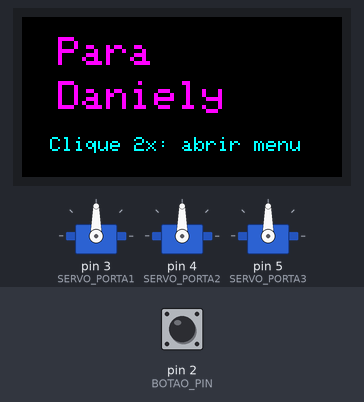
A sketch run on a simulated Arduino Uno, built with avr-gcc and run on an emulated ATmega328P. Parts: 3 × servo, 160×80 colour display. The inputs (shaded band) are chosen by the test bench; at power-on: pin 2 (BOTAO_PIN) HIGH.

Above: at 2.0 s.
2.1 s: pin 2 (BOTAO_PIN) pulsed LOW 5 times (0.12 s each, 0.3 s apart)
At 4.3 s:
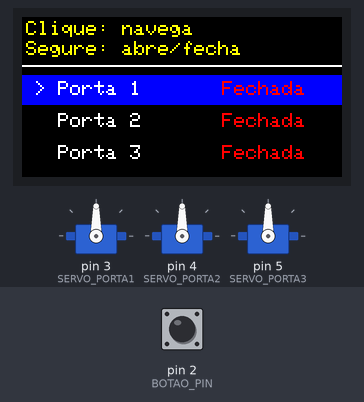
5.1 s: pin 2 (BOTAO_PIN) pulled LOW for 1 s
At 6.1 s:
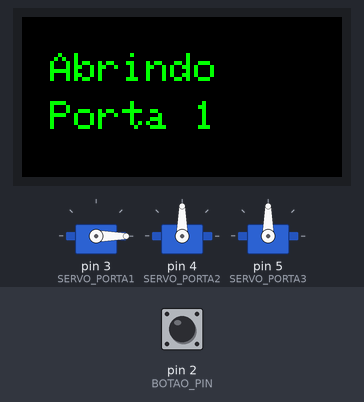
9.1 s: pin 2 (BOTAO_PIN) pulled LOW for 0.15 s
At 10.2 s:
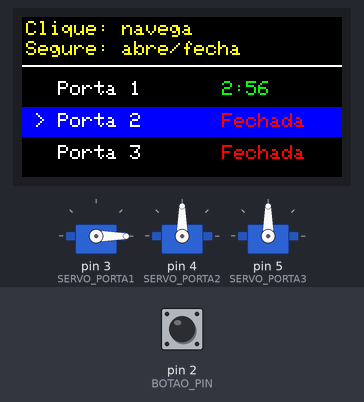
12.2 s: pin 2 (BOTAO_PIN) pulled LOW for 0.15 s
At 13.7 s:
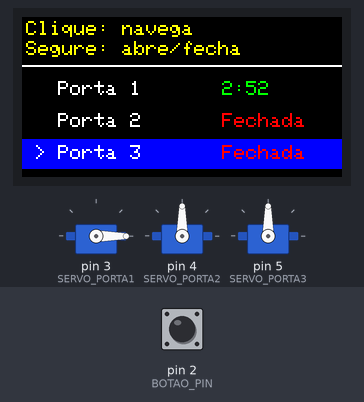
15.3 s: pin 2 (BOTAO_PIN) pulled LOW for 3.2 s
At 17.4 s:
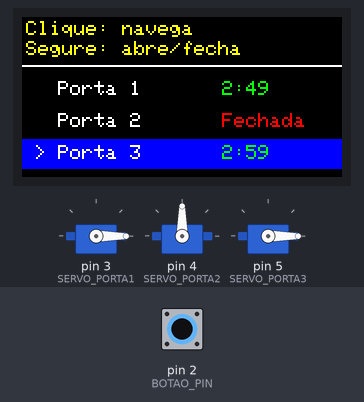
21.1 s: pin 2 (BOTAO_PIN) pulled LOW for 1 s
At 22.2 s:
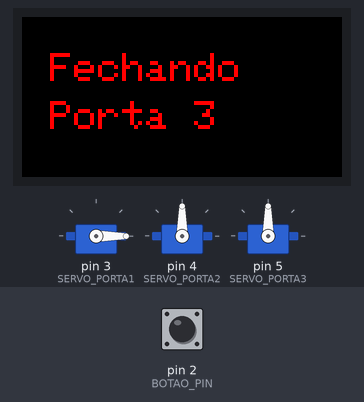
Timing chart, 0 to 24.1 s (numbered marks = the images above; inputs shaded):
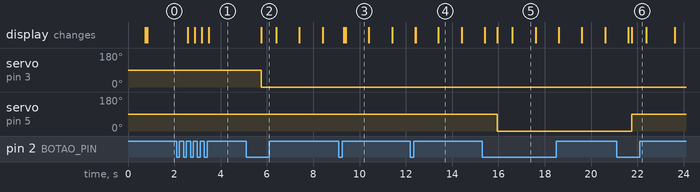

The sketch:

painel_portas_sem_rfid.ino
```cpp
/*
  ============================================================
  Painel de Controle de Portas - VERSÃO PROVISÓRIA SEM RFID
  ============================================================
  Igual ao projeto completo, mas sem o leitor RFID: o menu
  aparece direto na tela assim que o Arduino liga, sem precisar
  aproximar nenhuma tag. Útil para testar display, servos e
  botão isoladamente antes de juntar o RC522.

  - Display colorido 0.96" 160x80 (controlador ST7735S, SPI)
  - 3 Motores Servo SG90 (POSICIONAL) -> cada um abre/fecha uma porta
    girando apenas entre 0 graus (fechada) e 90 graus (aberta).
  - 1 Botão único (INPUT_PULLUP, outro lado no GND):
      * Tela inicial -> 2 cliques RÁPIDOS (até 400ms entre eles) abrem
        o painel de opções
      * Painel de opções aberto:
          - Clique CURTO -> navega para a próxima opção (cíclico)
          - Clique LONGO (segurar) -> abre a porta selecionada se
            estiver fechada, ou fecha se já estiver aberta
      * Se ninguém fechar manualmente, a porta fecha sozinha depois
        de 3 minutos. Enquanto está aberta, o menu mostra a
        contagem regressiva (mm:ss) no lugar de "Fechada", e o painel
        não volta pra tela inicial sozinho.
      * Sem porta aberta, o painel volta pra tela inicial depois de
        30s sem uso.

  BIBLIOTECAS NECESSÁRIAS (Gerenciador de Bibliotecas da IDE Arduino):
  - Adafruit GFX Library
  - Adafruit ST7735 and ST7789 Library
  - Servo (já vem instalada por padrão)
  (repare que a MFRC522 NÃO é necessária nesta versão)

  LIGAÇÕES (Arduino UNO R3):
  ------------------------------------------------------------
  Display 160x80 ST7735S (SPI):
    GND      -> GND
    VCC      -> 3.3V
    SCL/SCK  -> D13
    SDA/MOSI -> D11
    RES/RST  -> D6
    DC/A0    -> D7
    CS       -> D8
    BLK      -> 3.3V

  Botão único (um lado no pino, outro no GND, usa pull-up interno):
    Botão -> D2

  Servos SG90 (fio de sinal laranja/amarelo):
    Servo Porta 1 -> D3
    Servo Porta 2 -> D4
    Servo Porta 3 -> D5
    IMPORTANTE: alimente os servos com uma fonte externa de 5-6V
    (mínimo 2A). NÃO use o 5V do Arduino para os 3 servos.
    Una o GND da fonte externa ao GND do Arduino.
    Capacitor de 470-1000uF entre V+ e GND da fonte dos servos.
  ------------------------------------------------------------
*/

#include <SPI.h>
#include <Adafruit_GFX.h>
#include <Adafruit_ST7735.h>
#include <Servo.h>

// ---------- Configuração do Display ----------
#define TFT_CS   8
#define TFT_DC   7
#define TFT_RST  6

Adafruit_ST7735 tft = Adafruit_ST7735(TFT_CS, TFT_DC, TFT_RST);

const int TELA_LARGURA = 160;
const int TELA_ALTURA  = 80;

// ---------- Configuração do Botão ----------
#define BOTAO_PIN 2
const unsigned long TEMPO_CLIQUE_LONGO = 600;   // ms para considerar "segurar"
const unsigned long TEMPO_DEBOUNCE     = 40;    // ms de debounce
const unsigned long JANELA_DUPLO_CLIQUE = 400;  // ms máximo entre os 2 cliques

bool estadoBotaoAnterior = HIGH;
bool botaoPressionado = false;
bool cliqueLongoDisparado = false;
unsigned long momentoPressionado = 0;
unsigned long momentoUltimaMudanca = 0;
unsigned long momentoUltimoCliqueCurto = 0; // para detectar o 2º clique do duplo clique

// ---------- Estado do menu ----------
bool menuAtivo = false; // false = tela inicial, true = painel de opções visível
const unsigned long TIMEOUT_MENU = 30000; // volta pra tela inicial após 30s sem uso (só se nenhuma porta estiver aberta)
unsigned long tempoAtividadeMenu = 0;

// ---------- Configuração dos Servos ----------
#define SERVO_PORTA1 3
#define SERVO_PORTA2 4
#define SERVO_PORTA3 5

Servo servoPorta1;
Servo servoPorta2;
Servo servoPorta3;

// Servo posicional: gira SOMENTE entre esses dois ângulos, nunca mais
// que isso. 0 = porta fechada, 90 = porta aberta.
const int ANGULO_FECHADO = 90;
const int ANGULO_ABERTO  = 0;
const unsigned long TEMPO_LIMITE_ABERTA = 180000UL; // 3 minutos até fechar sozinha

int opcaoSelecionada = 0; // 0 = Porta 1, 1 = Porta 2, 2 = Porta 3
bool portaAberta[3] = {false, false, false};
unsigned long momentoAbertura[3] = {0, 0, 0};
unsigned long ultimaAtualizacaoMenu = 0;

void setup() {
  Serial.begin(9600);

  pinMode(BOTAO_PIN, INPUT_PULLUP);

  pinMode(TFT_CS, OUTPUT);
  digitalWrite(TFT_CS, HIGH);

  posicionarServosFechados();

  tft.initR(INITR_MINI160x80_PLUGIN); // troque para INITR_MINI160x80 se as cores saírem erradas
  tft.setRotation(1);                 // teste 0, 1, 2 ou 3 se a orientação estiver errada
  tft.invertDisplay(true);            // troque para false se as cores saírem no negativo
  tft.fillScreen(ST77XX_BLACK);

  resetarEstadoBotao();
  mostrarTelaInicial(); // tela de espera; dê 2 cliques rápidos para abrir o menu
}

void loop() {
  verificarTimeoutPortas();
  lerBotao();
  if (menuAtivo) {
    atualizarContagemNoMenu();
    verificarTimeoutMenu();
  }
}

// ---------------- Tela ----------------
void mostrarTelaInicial() {
  tft.fillScreen(ST77XX_BLACK);

  tft.setTextSize(2);
  tft.setTextColor(ST77XX_MAGENTA);
  tft.setCursor(18, 10);
  tft.print("Para");
  tft.setCursor(18, 32);
  tft.print("Daniely");

  tft.setTextSize(1);
  tft.setTextColor(ST77XX_CYAN);
  tft.setCursor(14, 60);
  tft.print("Clique 2x: abrir menu");
}

void mostrarMenu() {
  tft.fillScreen(ST77XX_BLACK);

  tft.setTextSize(1);
  tft.setTextColor(ST77XX_YELLOW);
  tft.setCursor(2, 2);
  tft.print("Clique: navega");
  tft.setCursor(2, 12);
  tft.print("Segure: abre/fecha");
  tft.drawFastHLine(0, 24, TELA_LARGURA, ST77XX_WHITE);

  const char* nomes[3] = {"Porta 1", "Porta 2", "Porta 3"};
  const int posY[3] = {32, 48, 64};

  for (int i = 0; i < 3; i++) {
    if (i == opcaoSelecionada) {
      tft.fillRect(0, posY[i] - 3, TELA_LARGURA, 15, ST77XX_BLUE);
      tft.setTextColor(ST77XX_WHITE);
    } else {
      tft.setTextColor(ST77XX_WHITE);
    }
    tft.setTextSize(1);
    tft.setCursor(6, posY[i]);
    tft.print(i == opcaoSelecionada ? "> " : "  ");
    tft.print(nomes[i]);

    tft.setTextColor(portaAberta[i] ? ST77XX_GREEN : ST77XX_RED);
    tft.setCursor(100, posY[i]);
    if (portaAberta[i]) {
      tft.print(formatarTempoRestante(i));
    } else {
      tft.print("Fechada");
    }
  }
}

String formatarTempoRestante(int indice) {
  unsigned long decorrido = millis() - momentoAbertura[indice];
  unsigned long restante = (decorrido < TEMPO_LIMITE_ABERTA) ? (TEMPO_LIMITE_ABERTA - decorrido) : 0;
  unsigned int segundosTotais = restante / 1000;
  unsigned int minutos = segundosTotais / 60;
  unsigned int segundos = segundosTotais % 60;

  char buffer[6];
  sprintf(buffer, "%01u:%02u", minutos, segundos);
  return String(buffer);
}

void mostrarMensagemAbrindo(int numeroPorta) {
  tft.fillScreen(ST77XX_BLACK);
  tft.setTextSize(2);
  tft.setTextColor(ST77XX_GREEN);
  tft.setCursor(14, 18);
  tft.print("Abrindo");
  tft.setCursor(14, 42);
  tft.print("Porta ");
  tft.print(numeroPorta);
}

void mostrarMensagemFechando(int numeroPorta) {
  tft.fillScreen(ST77XX_BLACK);
  tft.setTextSize(2);
  tft.setTextColor(ST77XX_RED);
  tft.setCursor(14, 18);
  tft.print("Fechando");
  tft.setCursor(14, 42);
  tft.print("Porta ");
  tft.print(numeroPorta);
}

// ---------------- Botão ----------------
void resetarEstadoBotao() {
  estadoBotaoAnterior = digitalRead(BOTAO_PIN);
  botaoPressionado = false;
  cliqueLongoDisparado = false;
  momentoUltimaMudanca = millis();
}

// Chamado depois de executar uma ação de clique longo (abrir/fechar).
// Se o dedo ainda estiver no botão nesse momento, NÃO trata como um
// clique novo -- marca que o clique longo já foi "consumido" e só
// aceita a próxima ação depois que o botão for solto de verdade.
// Sem isso, o código reabria/refechava a porta sozinho logo em seguida.
void finalizarAposAcao() {
  bool aindaPressionado = (digitalRead(BOTAO_PIN) == LOW);
  estadoBotaoAnterior = aindaPressionado ? LOW : HIGH;
  botaoPressionado = aindaPressionado;
  cliqueLongoDisparado = aindaPressionado; // impede repetir a ação enquanto seguro
  momentoUltimaMudanca = millis();
}

void lerBotao() {
  bool leituraAtual = digitalRead(BOTAO_PIN);

  if (leituraAtual != estadoBotaoAnterior) {
    momentoUltimaMudanca = millis();
    estadoBotaoAnterior = leituraAtual;
  }

  if ((millis() - momentoUltimaMudanca) > TEMPO_DEBOUNCE) {
    if (leituraAtual == LOW && !botaoPressionado) {
      botaoPressionado = true;
      cliqueLongoDisparado = false;
      momentoPressionado = millis();
    }

    // Clique longo só tem efeito com o menu já aberto (abre/fecha a porta
    // selecionada). Na tela inicial, segurar o botão não faz nada.
    if (menuAtivo && leituraAtual == LOW && botaoPressionado && !cliqueLongoDisparado) {
      if (millis() - momentoPressionado >= TEMPO_CLIQUE_LONGO) {
        cliqueLongoDisparado = true;
        confirmarSelecao();
        return;
      }
    }

    if (leituraAtual == HIGH && botaoPressionado) {
      botaoPressionado = false;
      if (!cliqueLongoDisparado) {
        unsigned long agora = millis();

        if (menuAtivo) {
          // Menu já aberto -> clique curto sempre navega
          opcaoSelecionada = (opcaoSelecionada + 1) % 3;
          tempoAtividadeMenu = agora;
          mostrarMenu();
        } else {
          // Tela inicial -> só reage se for o 2º clique dentro da janela
          if (agora - momentoUltimoCliqueCurto <= JANELA_DUPLO_CLIQUE) {
            menuAtivo = true;
            opcaoSelecionada = 0;
            tempoAtividadeMenu = agora;
            mostrarMenu();
          }
        }

        momentoUltimoCliqueCurto = agora;
      }
    }
  }
}

// ---------------- Servos ----------------
void posicionarServosFechados() {
  servoPorta1.attach(SERVO_PORTA1);
  servoPorta2.attach(SERVO_PORTA2);
  servoPorta3.attach(SERVO_PORTA3);
  servoPorta1.write(ANGULO_FECHADO);
  servoPorta2.write(ANGULO_FECHADO);
  servoPorta3.write(ANGULO_FECHADO);
  delay(600); // tempo para o curso completo
  servoPorta1.detach();
  servoPorta2.detach();
  servoPorta3.detach();
}

void atualizarContagemNoMenu() {
  bool algumaAberta = portaAberta[0] || portaAberta[1] || portaAberta[2];
  if (!algumaAberta) return;

  if (millis() - ultimaAtualizacaoMenu >= 1000) {
    ultimaAtualizacaoMenu = millis();
    mostrarMenu();
  }
}

// Volta para a tela inicial após TIMEOUT_MENU sem uso, mas só se
// nenhuma porta estiver aberta (senão a contagem regressiva some).
void verificarTimeoutMenu() {
  bool algumaAberta = portaAberta[0] || portaAberta[1] || portaAberta[2];
  if (algumaAberta) return;

  if (millis() - tempoAtividadeMenu > TIMEOUT_MENU) {
    menuAtivo = false;
    mostrarTelaInicial();
  }
}

void verificarTimeoutPortas() {
  for (int i = 0; i < 3; i++) {
    if (portaAberta[i] && (millis() - momentoAbertura[i] >= TEMPO_LIMITE_ABERTA)) {
      fecharPortaAutomaticamente(i);
    }
  }
}

void fecharPortaAutomaticamente(int indice) {
  const int pinosServo[3] = {SERVO_PORTA1, SERVO_PORTA2, SERVO_PORTA3};
  Servo* servos[3] = {&servoPorta1, &servoPorta2, &servoPorta3};
  Servo* s = servos[indice];

  mostrarMensagemFechando(indice + 1);
  s->attach(pinosServo[indice]);
  s->write(ANGULO_FECHADO);
  delay(600);
  s->detach(); // solta o sinal -> servo para de se mover, sem jitter
  portaAberta[indice] = false;

  tempoAtividadeMenu = millis();
  mostrarMenu();
}

void confirmarSelecao() {
  const int pinosServo[3] = {SERVO_PORTA1, SERVO_PORTA2, SERVO_PORTA3};
  Servo* servos[3] = {&servoPorta1, &servoPorta2, &servoPorta3};
  int numeroPorta = opcaoSelecionada + 1;
  Servo* s = servos[opcaoSelecionada];

  if (!portaAberta[opcaoSelecionada]) {
    // Estava fechada (0 graus) -> abre (vai até 90 graus)
    mostrarMensagemAbrindo(numeroPorta);
    s->attach(pinosServo[opcaoSelecionada]);
    s->write(ANGULO_ABERTO);
    delay(600); // tempo para o curso completo (0 -> 90)
    s->detach(); // solta o sinal -> servo para de se mover, sem jitter
    momentoAbertura[opcaoSelecionada] = millis();
    portaAberta[opcaoSelecionada] = true;
  } else {
    // Estava aberta (90 graus) -> fecha (volta para 0 graus)
    mostrarMensagemFechando(numeroPorta);
    s->attach(pinosServo[opcaoSelecionada]);
    s->write(ANGULO_FECHADO);
    delay(600); // tempo para o curso completo (90 -> 0)
    s->detach();
    portaAberta[opcaoSelecionada] = false;
  }

  tempoAtividadeMenu = millis();
  finalizarAposAcao(); // evita reabrir/refechar sozinho se o botão ainda estiver pressionado
  mostrarMenu();
}
```

Measured:
- after the input at 2.1 s, the display: changes after 0.49 s (image 1)
- after the input at 5.1 s, servo on pin 3 (SERVO_PORTA1): 90° → 0° after 0.66 s; the display: changes after 0.66 s (image 2)
- after the input at 9.1 s, the display: first changes after 0.22 s (image 3 shows a later state)
- after the input at 12.2 s, the display: first differs from a run without the input after 0.23 s (image 4 shows a later state)
- after the input at 15.3 s, servo on pin 5 (SERVO_PORTA3): 90° → 0° after 0.66 s; the display: first differs from a run without the input after 0.66 s (image 5 shows a later state)
- after the input at 21.1 s, servo on pin 5 (SERVO_PORTA3): 0° → 90° after 0.66 s; the display: first differs from a run without the input after 0.66 s (image 6)
- what the display in image 3 shows lasts 1.0 s, from 9.4 s to 10.4 s
